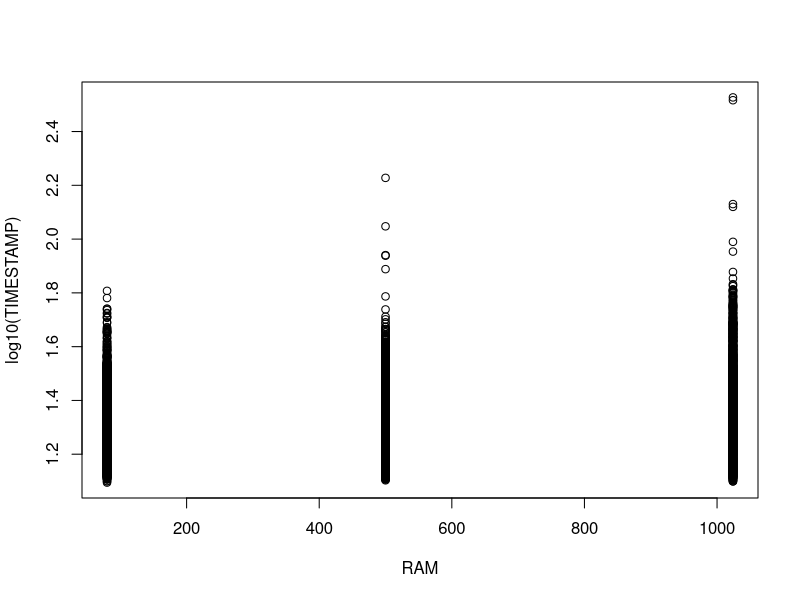
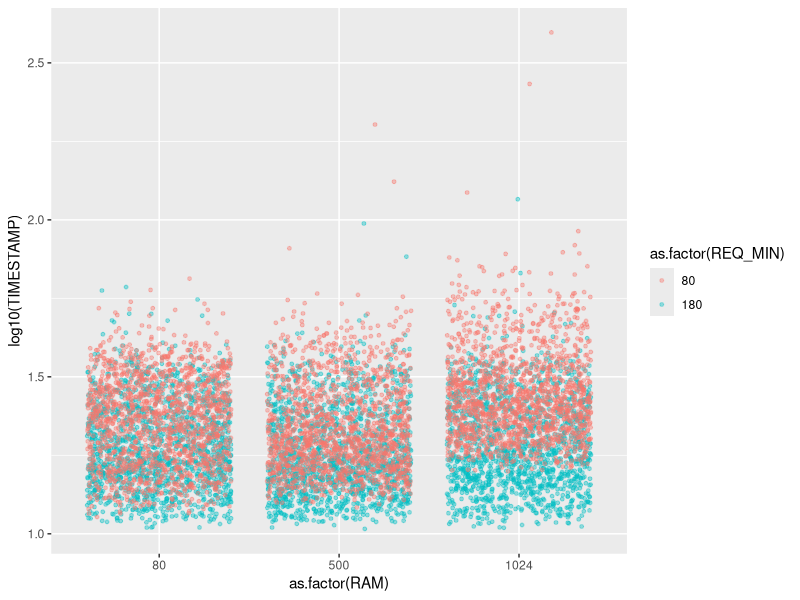
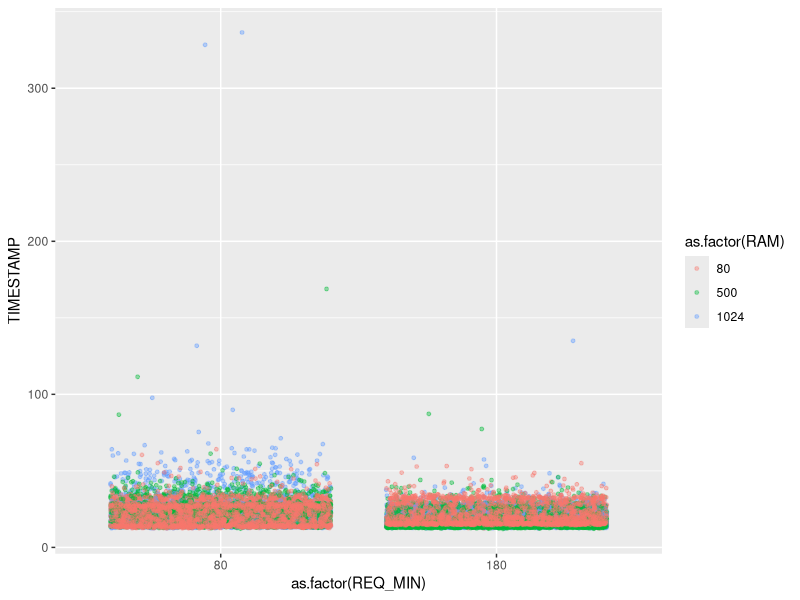

Generate these figures, in order, with R:
## ---- chunk 1
install.packages("knitr")
install.packages("dplyr")
install.packages("ggplot2")

knitr::opts_chunk$set(echo = TRUE)
## ---- chunk 2
library(dplyr)
library(ggplot2)
## ---- chunk 3
get.80.1g = read.csv2(file="../data/1GB/request_get_80_consumptions.csv", sep = ",")
get.180.1g = read.csv2(file="../data/1GB/request_get_180_consumptions.csv", sep=",")
post.80.1g = read.csv2(file="../data/1GB/request_post_80_create_water_consumption.csv", sep=",")
post.180.1g = read.csv2(file="../data/1GB/request_post_180_create_water_consumption.csv", sep=",")

get.80.500m = read.csv2(file="../data/500MB/request_get_80_consumptions.csv", sep = ",")
get.180.500m = read.csv2(file="../data/500MB/request_get_180_consumptions.csv", sep=",")
post.80.500m = read.csv2(file="../data/500MB/request_post_80_create_water_consumption.csv", sep=",")
post.180.500m = read.csv2(file="../data/500MB/request_post_180_create_water_consumption.csv", sep=",")

get.80.80m = read.csv2(file="../data/80MB/request_get_80_consumptions.csv", sep = ",")
get.180.80m = read.csv2(file="../data/80MB/request_get_180_consumptions.csv", sep=",")
post.80.80m = read.csv2(file="../data/80MB/request_post_80_create_water_consumption.csv", sep=",")
post.180.80m = read.csv2(file="../data/80MB/request_post_180_create_water_consumption.csv", sep=",")
## ---- chunk 4
get_timestamp_diff <- function(df){
  
  begin = df %>% filter(df$MOMENTO == "BEGIN")
  end = df %>% filter(df$MOMENTO == "END")
  
  df = left_join(begin, end, by=c("ID", "TIPO_REQUISICAO"))
  df$TIMESTAMP = (df$TIMESTAMP.y / 1000000) - (df$TIMESTAMP.x / 1000000)
  df = df %>% select("ID", "TIPO_REQUISICAO", "TIMESTAMP")

  return(df)
}
## ---- chunk 5
get.180.1g = get_timestamp_diff(get.180.1g)
get.180.500m = get_timestamp_diff(get.180.500m)
get.180.80m = get_timestamp_diff(get.180.80m)
get.80.1g = get_timestamp_diff(get.80.1g)
get.80.500m = get_timestamp_diff(get.80.500m)
get.80.80m = get_timestamp_diff(get.80.80m)
post.180.1g = get_timestamp_diff(post.180.1g)
post.180.500m = get_timestamp_diff(post.180.500m)
post.180.80m = get_timestamp_diff(post.180.80m)
post.80.1g = get_timestamp_diff(post.80.1g)
post.80.500m = get_timestamp_diff(post.80.500m)
post.80.80m = get_timestamp_diff(post.80.80m)
## ---- chunk 6
get.180.1g["RAM"] <- 1024
get.180.500m["RAM"] <- 500
get.180.80m["RAM"] <- 80

get.180.1g["REQ_MIN"] <- 180
get.180.500m["REQ_MIN"] <- 180
get.180.80m["REQ_MIN"] <- 180

post.180.1g["RAM"] <- 1024
post.180.500m["RAM"] <- 500
post.180.80m["RAM"] <- 80

post.180.1g["REQ_MIN"] <- 180
post.180.500m["REQ_MIN"] <- 180
post.180.80m["REQ_MIN"] <- 180


get.80.1g["RAM"] <- 1024
get.80.500m["RAM"] <- 500
get.80.80m["RAM"] <- 80

get.80.1g["REQ_MIN"] <- 80
get.80.500m["REQ_MIN"] <- 80
get.80.80m["REQ_MIN"] <- 80

post.80.1g["RAM"] <- 1024
post.80.500m["RAM"] <- 500
post.80.80m["RAM"] <- 80

post.80.1g["REQ_MIN"] <- 80
post.80.500m["REQ_MIN"] <- 80
post.80.80m["REQ_MIN"] <- 80

post.all <- rbind(post.180.1g,post.180.500m,post.180.80m,post.80.1g,post.80.500m,post.80.80m)
get.all <- rbind(get.180.1g,get.180.500m,get.180.80m,get.80.1g,get.80.500m,get.80.80m)
tests <- rbind(post.all, get.all)
## ---- chunk 7
plot(log10(TIMESTAMP) ~ RAM, data = post.all)

ggplot(data = post.all, aes(x=as.factor(RAM), y=log10(TIMESTAMP), colour=as.factor(REQ_MIN))) +
  geom_jitter(size=1, alpha=0.4, width=0.4, height=0.1) #+ ylim(1,2)

ggplot(data = tests, aes(x=as.factor(REQ_MIN), y=TIMESTAMP, colour=as.factor(RAM))) +
  geom_jitter(size=1, alpha=0.4, width=0.4, height=0.1) #+ ylim(0,150) 
